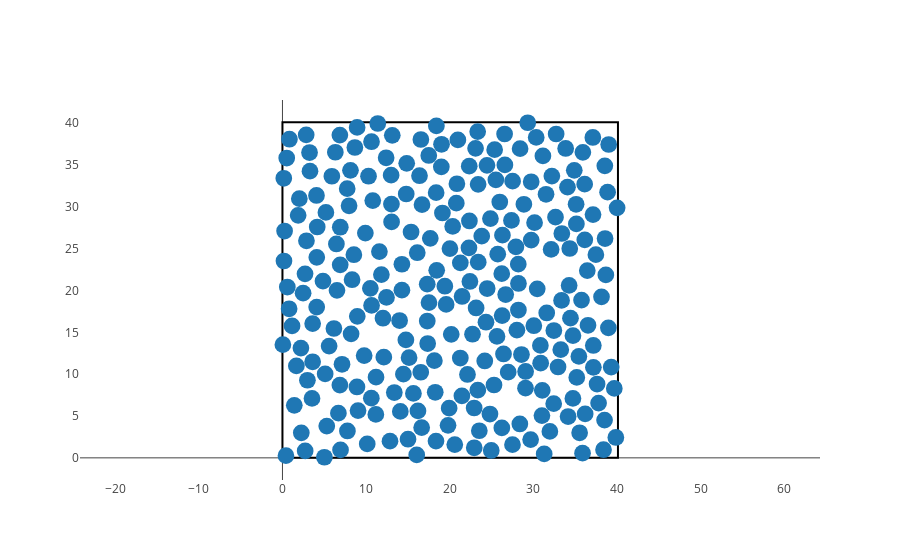
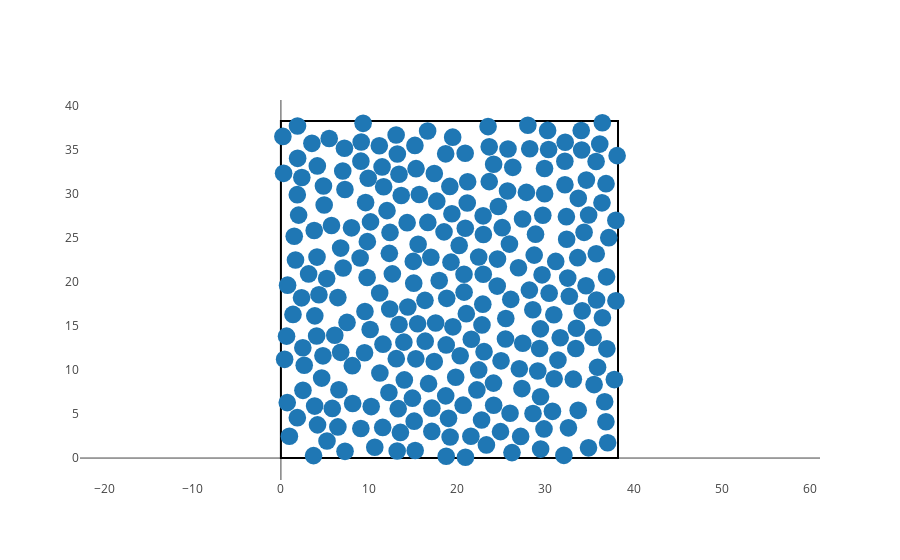

Notebook code for these charts, in order:
### Markdown cell above
## Markov chain Monte Carlo with square lattice initial condition

### Code cell
NUM_STEPS = 1000000
num_disks = 16**2
disk_area = np.pi * DISK_RADIUS**2
psi = np.empty(num_disks, dtype="complex")

for density in [0.5, 0.55, 0.6, 0.65, 0.72]:
    
    print("Plot for density {}, after {} steps".format(density, NUM_STEPS))
    
    syst_size = system_size(num_disks, density, disk_area)
    config = generate_square_lattice(syst_size, num_disks)

    for i in range(NUM_STEPS):
        config = c_move_disk(config, num_disks, 0.5*DISK_RADIUS, syst_size)
        
    plot_config(config[:, 0], config[:, 1], syst_size)
            
    for i in range(num_disks):
        neighbour_list, positions = neighbours(config[i], config, i, syst_size)
    
        psi[i] = psi_6(i, config, neighbour_list, positions, syst_size)
    
    psi_tot = np.sum(psi)

    print("Psi_6 = {}".format(psi_tot))

#config after NUM_STEPS steps
# plot_config(config[:,0], config[:,1], syst_size)
